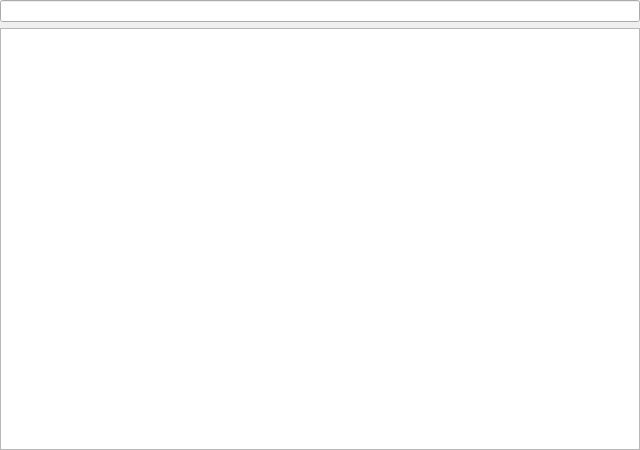
<?xml version="1.0" encoding="UTF-8"?>
<ui version="4.0">
 <class>DlgConfig</class>
 <widget class="QWidget" name="DlgConfig">
  <property name="geometry">
   <rect>
    <x>0</x>
    <y>0</y>
    <width>640</width>
    <height>450</height>
   </rect>
  </property>
  <property name="windowTitle">
   <string>Processing options</string>
  </property>
  <layout class="QVBoxLayout" name="verticalLayout">
   <property name="spacing">
    <number>6</number>
   </property>
   <property name="leftMargin">
    <number>0</number>
   </property>
   <property name="topMargin">
    <number>0</number>
   </property>
   <property name="rightMargin">
    <number>0</number>
   </property>
   <property name="bottomMargin">
    <number>0</number>
   </property>
   <item>
    <widget class="QgsFilterLineEdit" name="searchBox">
     <property name="toolTip">
      <string>Enter setting name to filter list</string>
     </property>
    </widget>
   </item>
   <item>
    <widget class="QTreeView" name="tree">
     <property name="alternatingRowColors">
      <bool>true</bool>
     </property>
     <property name="selectionBehavior">
      <enum>QAbstractItemView::SelectItems</enum>
     </property>
    </widget>
   </item>
  </layout>
 </widget>
 <customwidgets>
  <customwidget>
   <class>QgsFilterLineEdit</class>
   <extends>QLineEdit</extends>
   <header>qgis.gui</header>
  </customwidget>
 </customwidgets>
 <resources/>
 <connections/>
</ui>
